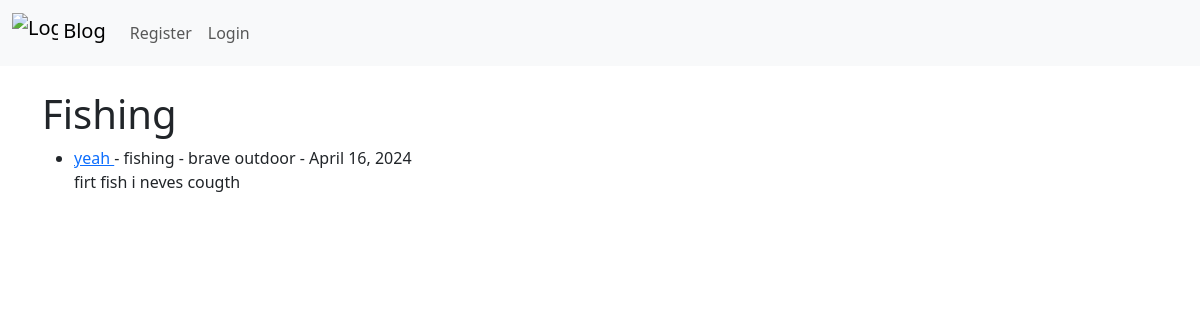
Page /category/fishing/ on the committed database.
### myblog/models.py (models this page shows, shortened)
class Post(models.Model):
    title = models.CharField(max_length=255)
    title_tag = models.CharField(max_length=255)
    author = models.ForeignKey(User, on_delete=models.CASCADE)
    body = models.TextField()
    post_date = models.DateField(auto_now_add = True)
    category = models.CharField(max_length=255, default="coding")

### myblog/views.py (the view)
# urls.py: path('category/<str:cats>/', CategoryView, name='category'),
def CategoryView(request, cats):
    category_post = Post.objects.filter(category=cats.replace('-',' '))
    return render(request, 'categories.html', {'cats': cats.title().replace('-',' '), 'category_posts':category_post })

### myblog/templates/categories.html (shortened to what this page needs)
{% extends 'base.html' %}
{% block content %}
{% if category_posts %}
<h1> {{cats}} </h1>
<ul>
    {% for post in category_posts %}
        <li><a href="{% url 'article_detail' post.pk %}">
            {{post.title}} </a> - {{post.category}} - {{post.author.first_name}}
            {{post.author.last_name}} - {{post.post_date}}
        <br/>
        {{post.body|slice:":200"|safe}}</li>
    {% endfor %}
</ul>
{% else %}
<h1>This category does not exists... </h1>
{% endif %}
{% endblock %}

### rows in the picture
Post: category "Fishing", title "yeah", category "fishing", author.first_name "brave", author.last_name "outdoor", post_date "April 16, 2024", body "firt fish i neves cougth"
